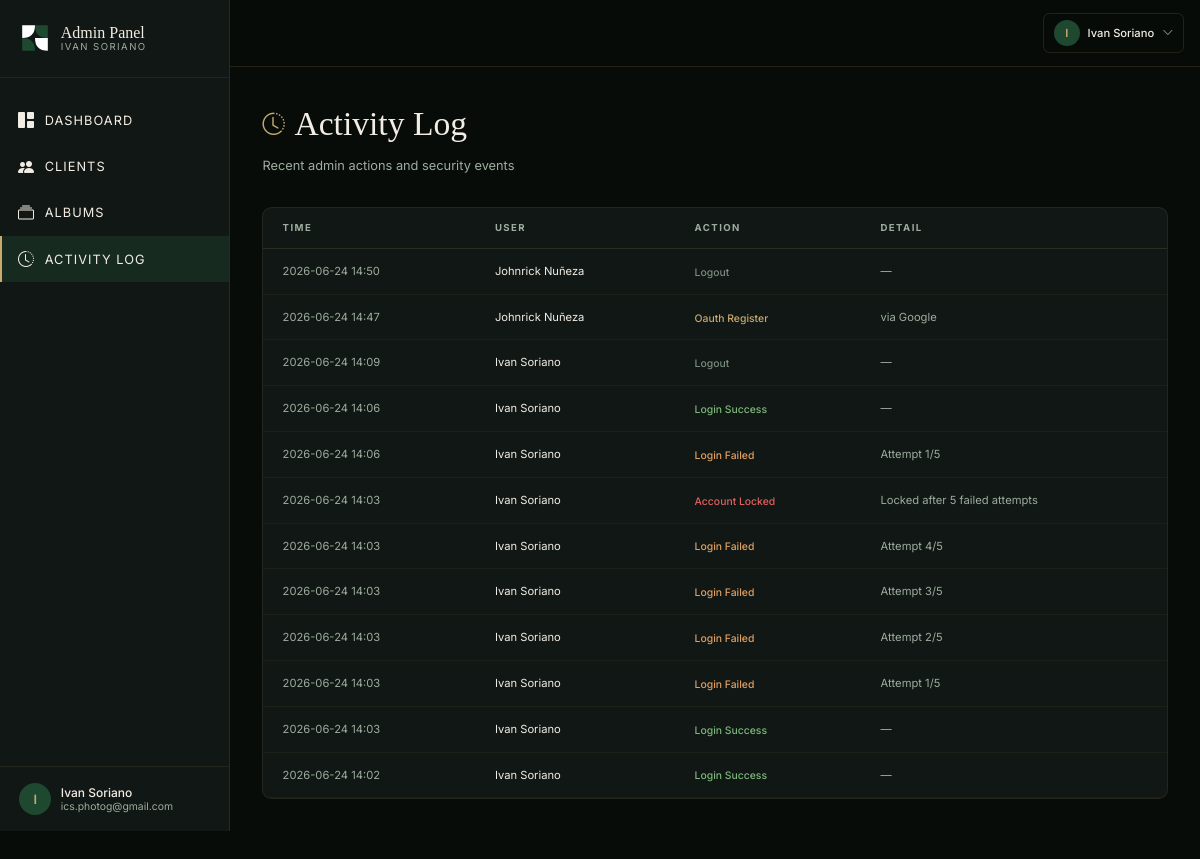
Before: /admin/logs (signed in) with the older database file.
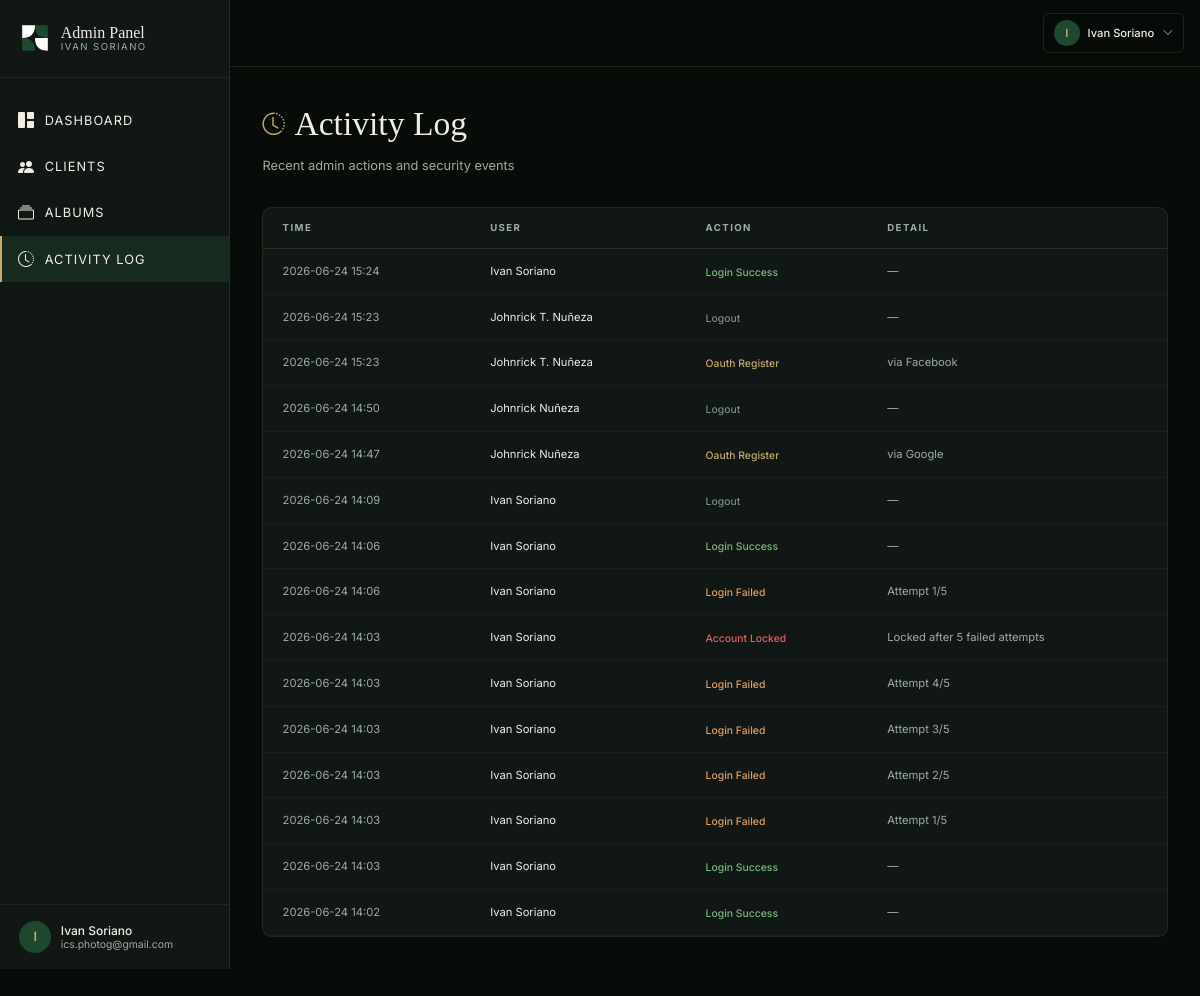
After: the same page with the newer database file.
### models.py (models this page shows, shortened)
class User(UserMixin, db.Model):
    __tablename__ = "users"
    id = db.Column(db.Integer, primary_key=True)
    email = db.Column(db.String(120), unique=True, nullable=False)
    password_hash = db.Column(db.String(256), nullable=True)
    role = db.Column(db.String(20), nullable=False, default="client")  # 'admin' or 'client'
    name = db.Column(db.String(100), nullable=False, default="")
    created_at = db.Column(db.DateTime, default=datetime.utcnow)
    failed_login_count = db.Column(db.Integer, default=0)
    locked_until = db.Column(db.DateTime, nullable=True)
    oauth_provider = db.Column(db.String(20), nullable=True)  # 'facebook', 'google', or None
    assignments = db.relationship("PhotoAssignment", backref="client", foreign_keys="PhotoAssignment.client_id", cascade="all, delete-orphan")
    @property
    def is_admin(self):
        return self.role == "admin"

class AdminLog(db.Model):
    __tablename__ = "admin_logs"
    id = db.Column(db.Integer, primary_key=True)
    user_id = db.Column(db.Integer, db.ForeignKey("users.id"), nullable=True)
    action = db.Column(db.String(100), nullable=False)
    detail = db.Column(db.Text, nullable=True)
    created_at = db.Column(db.DateTime, default=datetime.utcnow)
    user = db.relationship("User", foreign_keys=[user_id])

### admin.py (the view)
@admin_bp.route("/logs")
@admin_required
def logs():
    page = request.args.get("page", 1, type=int)
    per_page = 50
    pagination = AdminLog.query.order_by(AdminLog.created_at.desc()).paginate(
        page=page, per_page=per_page, error_out=False
    )
    return render_template("admin/logs.html", logs=pagination.items, pagination=pagination)

### admin.py (called while the page is built)
def admin_required(f):
    @wraps(f)
    @login_required
    def decorated(*args, **kwargs):
        if not current_user.is_admin:
            return redirect(url_for("client.gallery"))
        return f(*args, **kwargs)
    return decorated

### app.py (called while the page is built)
@login_manager.user_loader
def load_user(user_id):
    return User.query.get(int(user_id))

### templates/admin/logs.html (shortened to what this page needs)
{% extends "admin/base.html" %}
{% block content %}
<div class="admin-animate">
  <div class="mb-10">
    <div class="flex items-center gap-3 mb-2">
      <i class="bi bi-clock-history" style="font-size: 28px; color: var(--isp-gold);"></i>
      <h1 style="font-family: var(--font-display); color: var(--isp-cream); font-size: 42px; font-weight: 300;">Activity Log</h1>
    </div>
    <p style="color: var(--isp-text-muted); font-size: 16px;">Recent admin actions and security events</p>
  </div>
  <div class="rounded-xl overflow-hidden" style="background-color: var(--isp-bg-card); border: 1px solid rgba(200,169,110,0.1);">
    <table class="w-full">
      <thead>
        <tr style="border-bottom: 1px solid rgba(200,169,110,0.15);">
          <th class="text-left px-6 py-4 uppercase" style="font-size: 12px; letter-spacing: 0.15em; color: var(--isp-text-muted);">Time</th>
          <th class="text-left px-6 py-4 uppercase" style="font-size: 12px; letter-spacing: 0.15em; color: var(--isp-text-muted);">User</th>
          <th class="text-left px-6 py-4 uppercase" style="font-size: 12px; letter-spacing: 0.15em; color: var(--isp-text-muted);">Action</th>
          <th class="text-left px-6 py-4 uppercase" style="font-size: 12px; letter-spacing: 0.15em; color: var(--isp-text-muted);">Detail</th>
        </tr>
      </thead>
      <tbody>
        {% for log in logs %}
        <tr style="border-bottom: 1px solid rgba(200,169,110,0.06);">
          <td class="px-6 py-4" style="color: var(--isp-text-muted); font-size: 14px; white-space: nowrap;">
            {{ log.created_at.strftime('%Y-%m-%d %H:%M') }}
          </td>
          <td class="px-6 py-4" style="color: var(--isp-cream); font-size: 14px;">
            {{ log.user.name if log.user else 'System' }}
          </td>
          <td class="px-6 py-4">
            <span style="font-size: 13px; font-weight: 500; color: {{ action_colors.get(log.action, '#C8A96E') }};">
              {{ log.action.replace('_', ' ').title() }}
            </span>
          </td>
          <td class="px-6 py-4" style="color: var(--isp-text-muted); font-size: 14px;">
            {{ log.detail or '—' }}
          </td>
        </tr>
        {% else %}
        <tr>
          <td colspan="4" class="px-6 py-12 text-center" style="color: var(--isp-text-muted); font-size: 15px;">
            No activity logged yet.
          </td>
        </tr>
        {% endfor %}
      </tbody>
    </table>
  </div>
</div>
{% endblock %}

### templates/admin/base.html (shortened to what this page needs)
<!DOCTYPE html>
<html lang="en">
<head>
  <script src="https://cdn.tailwindcss.com"></script>
  <link rel="stylesheet" href="https://cdn.jsdelivr.net/npm/bootstrap-icons@1.11.3/font/bootstrap-icons.min.css">
  <link rel="stylesheet" href="{{ url_for('static', filename='css/styles.css') }}" />
</head>
<body style="background-color: var(--isp-bg); font-family: var(--font-body); min-height: 100vh;">
  <div class="flex min-h-screen">
    <aside class="fixed lg:sticky top-0 left-0 h-screen w-72 z-50 flex flex-col transition-transform duration-300 -translate-x-full lg:translate-x-0"
      id="admin-sidebar"
      style="background-color: var(--isp-bg-card); border-right: 1px solid rgba(200,169,110,0.12);">
      <div class="px-6 py-7" style="border-bottom: 1px solid rgba(200,169,110,0.1);">
        <a href="/admin/dashboard" class="flex items-center gap-3">
          <svg width="40" height="40" viewBox="0 0 100 100" fill="none" xmlns="http://www.w3.org/2000/svg">
            <path d="M10 10 H50 Q50 50 10 50 Z" fill="white" />
            <path d="M50 10 H90 V50 Q50 50 50 10 Z" fill="#1F4830" />
            <path d="M10 50 Q50 50 50 90 H10 Z" fill="#1F4830" />
            <path d="M50 50 Q50 90 90 90 V50 Z" fill="white" />
          </svg>
          <div class="flex flex-col leading-none">
            <span style="font-family: var(--font-display); color: var(--isp-cream); font-size: 20px; font-weight: 400;">
              Admin Panel
            </span>
            <span style="font-family: var(--font-body); color: var(--isp-text-muted); font-size: 12px; letter-spacing: 0.15em; text-transform: uppercase; margin-top: 2px;">
              Ivan Soriano
            </span>
          </div>
        </a>
      </div>
      <nav class="flex-1 py-6 overflow-y-auto">
        <a href="/admin/dashboard" class="admin-nav-link" style="color: var(--isp-cream);">
          <i class="bi bi-grid-1x2-fill" style="font-size: 20px;"></i> Dashboard
        </a>
        <a href="/admin/clients" class="admin-nav-link" style="color: var(--isp-cream);">
          <i class="bi bi-people-fill" style="font-size: 20px;"></i> Clients
        </a>
        <a href="/admin/albums" class="admin-nav-link" style="color: var(--isp-cream);">
          <i class="bi bi-collection" style="font-size: 20px;"></i> Albums
        </a>
        <a href="/admin/logs" class="admin-nav-link" style="color: var(--isp-cream);">
          <i class="bi bi-clock-history" style="font-size: 20px;"></i> Activity Log
        </a>
      </nav>
      <div class="px-6 py-5" style="border-top: 1px solid rgba(200,169,110,0.1);">
        <div class="flex items-center gap-3">
          <div class="w-10 h-10 rounded-full flex items-center justify-center" style="background-color: var(--isp-green); color: var(--isp-gold); font-size: 16px; font-weight: 600;">
            {{ current_user.name[0] if current_user.name else 'A' }}
          </div>
          <div class="flex flex-col leading-tight">
            <span style="color: var(--isp-cream); font-size: 15px; font-weight: 500;">{{ current_user.name }}</span>
            <span style="color: var(--isp-text-muted); font-size: 13px;">{{ current_user.email }}</span>
          </div>
        </div>
      </div>
    </aside>
    <div class="flex-1 min-w-0">
      <header class="sticky top-0 z-30 flex items-center justify-between px-5 py-4"
        style="background-color: rgba(8,12,9,0.92); backdrop-filter: blur(12px); border-bottom: 1px solid rgba(200,169,110,0.15);">
        <div class="relative">
          <button onclick="toggleUserMenu()" class="flex items-center gap-2.5 px-3 py-2 rounded-lg transition-all hover:bg-isp-green" style="border: 1px solid rgba(200,169,110,0.15);">
            <div class="w-8 h-8 rounded-full flex items-center justify-center" style="background-color: var(--isp-green); color: var(--isp-gold); font-size: 14px; font-weight: 600;">
              {{ current_user.name[0] if current_user.name else 'A' }}
            </div>
            <span class="hidden sm:inline" style="color: var(--isp-cream); font-size: 14px; font-weight: 500;">{{ current_user.name }}</span>
            <i class="bi bi-chevron-down" style="font-size: 14px; color: var(--isp-text-muted);"></i>
          </button>
        </div>
      </header>
      <main class="px-6 lg:px-10 py-10">
        {% block content %}{% endblock %}
      </main>
    </div>
  </div>
</body>
</html>

### static/css/styles.css (style rules this page uses)
body { zoom: 0.8; }
:root { --isp-green: #1F4830; --isp-green-light: #2D5A3D; --isp-green-dark: #152E20; --isp-cream: #F2EDE4; --isp-gold: #C8A96E; --isp-bg: #080C09; --isp-bg-card: #111714; --isp-bg-section: #0D120F; --isp-text-muted: #9DAD9F; --font-display: 'Cormorant Garamond', Georgia, serif; --font-body: 'Inter', system-ui, sans-serif; }
* { margin: 0; padding: 0; box-sizing: border-box; }
html, body { height: 100%; }
body { background-color: var(--isp-bg); font-family: var(--font-body); color: var(--isp-cream); -webkit-font-smoothing: antialiased; -moz-osx-font-smoothing: grayscale; }
html { scroll-behavior: smooth; }

### templates/admin/base.html (style rules this page uses)
.admin-nav-link { display: flex; align-items: center; gap: 12px; padding: 14px 20px; font-size: 16px; letter-spacing: 0.08em; text-transform: uppercase; transition: all 0.3s ease; border-left: 3px solid transparent; }
.admin-nav-link.active { background-color: rgba(31,72,48,0.4); border-left-color: var(--isp-gold); color: var(--isp-gold); }
.admin-animate { animation: fadeInUp 0.5s ease-out; }

Changed rows visible on the page:
added AdminLog: created_at "2026-06-24 15:24", user "Ivan Soriano", action.replace "Login Success", detail "—"
added AdminLog: created_at "2026-06-24 15:23", user "Johnrick T. Nuñeza", action.replace "Logout", detail "—"
added AdminLog: created_at "2026-06-24 15:23", user "Johnrick T. Nuñeza", action.replace "Oauth Register", detail "via Facebook"
